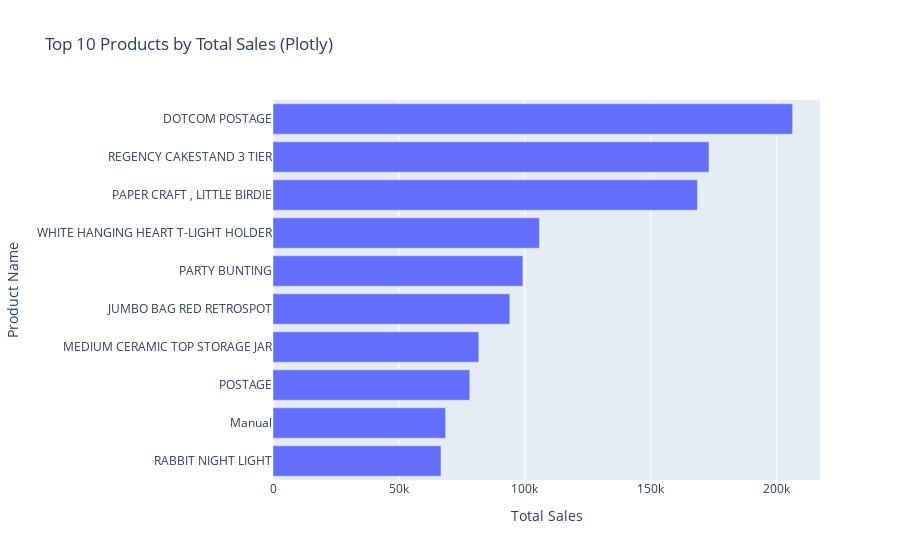

Here is the notebook cell this chart was saved with:
### Markdown cell above
### **🔹 Step 2: Top 10 Products by Total Sales**

### Code cell
# Top 10 Products by Total Sales 
if 'TotalSales' in clean_data.columns and 'Description' in clean_data.columns:
    top_products = clean_data.groupby('Description')['TotalSales'].sum().nlargest(10).reset_index()

    # Fore Seaborn visualizations
    plt.figure(figsize=(10, 6))
    sns.barplot(x='TotalSales', y='Description', data=top_products)
    plt.title('Top 10 Products by Total Sales (Seaborn)')
    plt.xlabel('Total Sales')
    plt.ylabel('Product Name')
    plt.show()

    # For interactive Plotly visualizations
    fig_bar = px.bar(top_products, x='TotalSales', y='Description',
                     title='Top 10 Products by Total Sales (Plotly)', orientation='h')
    fig_bar.update_layout(xaxis_title='Total Sales', yaxis_title='Product Name')
    fig_bar.update_yaxes(autorange='reversed')  # To show them in descending order
    fig_bar.show()

### Figure 1 — Plotly figure (JSON) as saved in the notebook; plotly's stock layout.template omitted (floating-point values rounded to 4 significant figures)
{"data": [{"alignmentgroup": "True", "hovertemplate": "TotalSales=%{x}<br>Description=%{y}<extra></extra>", "legendgroup": "", "marker": {"color": "#636efa", "pattern": {"shape": ""}}, "name": "", "offsetgroup": "", "orientation": "h", "showlegend": false, "textposition": "auto", "type": "bar", "x": [206200.0, 173000.0, 168500.0, 105700.0, 99170.0, 93990.0, 81690.0, 78100.0, 68530.0, 66670.0], "xaxis": "x", "y": ["DOTCOM POSTAGE", "REGENCY CAKESTAND 3 TIER", "PAPER CRAFT , LITTLE BIRDIE", "WHITE HANGING HEART T-LIGHT HOLDER", "PARTY BUNTING", "JUMBO BAG RED RETROSPOT", "MEDIUM CERAMIC TOP STORAGE JAR", "POSTAGE", "Manual", "RABBIT NIGHT LIGHT"], "yaxis": "y"}], "layout": {"autosize": true, "barmode": "relative", "legend": {"tracegroupgap": 0}, "title": {"text": "Top 10 Products by Total Sales (Plotly)"}, "xaxis": {"anchor": "y", "autorange": true, "domain": [0, 1], "range": [0, 217100.0], "title": {"text": "Total Sales"}, "type": "linear"}, "yaxis": {"anchor": "x", "autorange": true, "domain": [0, 1], "range": [9.5, -0.5], "title": {"text": "Product Name"}, "type": "category"}}}
